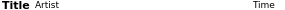
<?xml version="1.0" encoding="UTF-8"?>
<ui version="4.0">
 <class>PlaylistEntrySmall</class>
 <widget class="QFrame" name="PlaylistEntrySmall">
  <property name="geometry">
   <rect>
    <x>0</x>
    <y>0</y>
    <width>285</width>
    <height>10</height>
   </rect>
  </property>
  <property name="sizePolicy">
   <sizepolicy hsizetype="Preferred" vsizetype="Preferred">
    <horstretch>0</horstretch>
    <verstretch>0</verstretch>
   </sizepolicy>
  </property>
  <property name="windowTitle">
   <string>PlaylistEntrySmall</string>
  </property>
  <property name="styleSheet">
   <string notr="true">background: transparent;</string>
  </property>
  <property name="frameShape">
   <enum>QFrame::NoFrame</enum>
  </property>
  <property name="frameShadow">
   <enum>QFrame::Raised</enum>
  </property>
  <property name="lineWidth">
   <number>0</number>
  </property>
  <layout class="QHBoxLayout" name="horizontalLayout">
   <property name="spacing">
    <number>5</number>
   </property>
   <property name="leftMargin">
    <number>2</number>
   </property>
   <property name="topMargin">
    <number>0</number>
   </property>
   <property name="rightMargin">
    <number>10</number>
   </property>
   <property name="bottomMargin">
    <number>0</number>
   </property>
   <item>
    <widget class="QLabel" name="lab_title">
     <property name="sizePolicy">
      <sizepolicy hsizetype="Preferred" vsizetype="MinimumExpanding">
       <horstretch>0</horstretch>
       <verstretch>0</verstretch>
      </sizepolicy>
     </property>
     <property name="minimumSize">
      <size>
       <width>0</width>
       <height>10</height>
      </size>
     </property>
     <property name="maximumSize">
      <size>
       <width>546</width>
       <height>100</height>
      </size>
     </property>
     <property name="font">
      <font>
       <family>DejaVu Sans</family>
       <pointsize>8</pointsize>
       <weight>75</weight>
       <bold>true</bold>
      </font>
     </property>
     <property name="lineWidth">
      <number>0</number>
     </property>
     <property name="text">
      <string>Title</string>
     </property>
    </widget>
   </item>
   <item>
    <widget class="QLabel" name="lab_artist">
     <property name="sizePolicy">
      <sizepolicy hsizetype="Expanding" vsizetype="MinimumExpanding">
       <horstretch>0</horstretch>
       <verstretch>0</verstretch>
      </sizepolicy>
     </property>
     <property name="minimumSize">
      <size>
       <width>0</width>
       <height>10</height>
      </size>
     </property>
     <property name="maximumSize">
      <size>
       <width>500</width>
       <height>100</height>
      </size>
     </property>
     <property name="font">
      <font>
       <family>DejaVu Sans</family>
       <pointsize>7</pointsize>
      </font>
     </property>
     <property name="lineWidth">
      <number>0</number>
     </property>
     <property name="text">
      <string>Artist</string>
     </property>
     <property name="indent">
      <number>0</number>
     </property>
    </widget>
   </item>
   <item>
    <widget class="QLabel" name="lab_time">
     <property name="sizePolicy">
      <sizepolicy hsizetype="Preferred" vsizetype="MinimumExpanding">
       <horstretch>0</horstretch>
       <verstretch>0</verstretch>
      </sizepolicy>
     </property>
     <property name="minimumSize">
      <size>
       <width>30</width>
       <height>10</height>
      </size>
     </property>
     <property name="maximumSize">
      <size>
       <width>40</width>
       <height>100</height>
      </size>
     </property>
     <property name="font">
      <font>
       <family>DejaVu Sans</family>
       <pointsize>7</pointsize>
      </font>
     </property>
     <property name="lineWidth">
      <number>0</number>
     </property>
     <property name="text">
      <string>Time</string>
     </property>
     <property name="alignment">
      <set>Qt::AlignRight|Qt::AlignTrailing|Qt::AlignVCenter</set>
     </property>
     <property name="indent">
      <number>0</number>
     </property>
    </widget>
   </item>
  </layout>
 </widget>
 <resources/>
 <connections/>
</ui>
